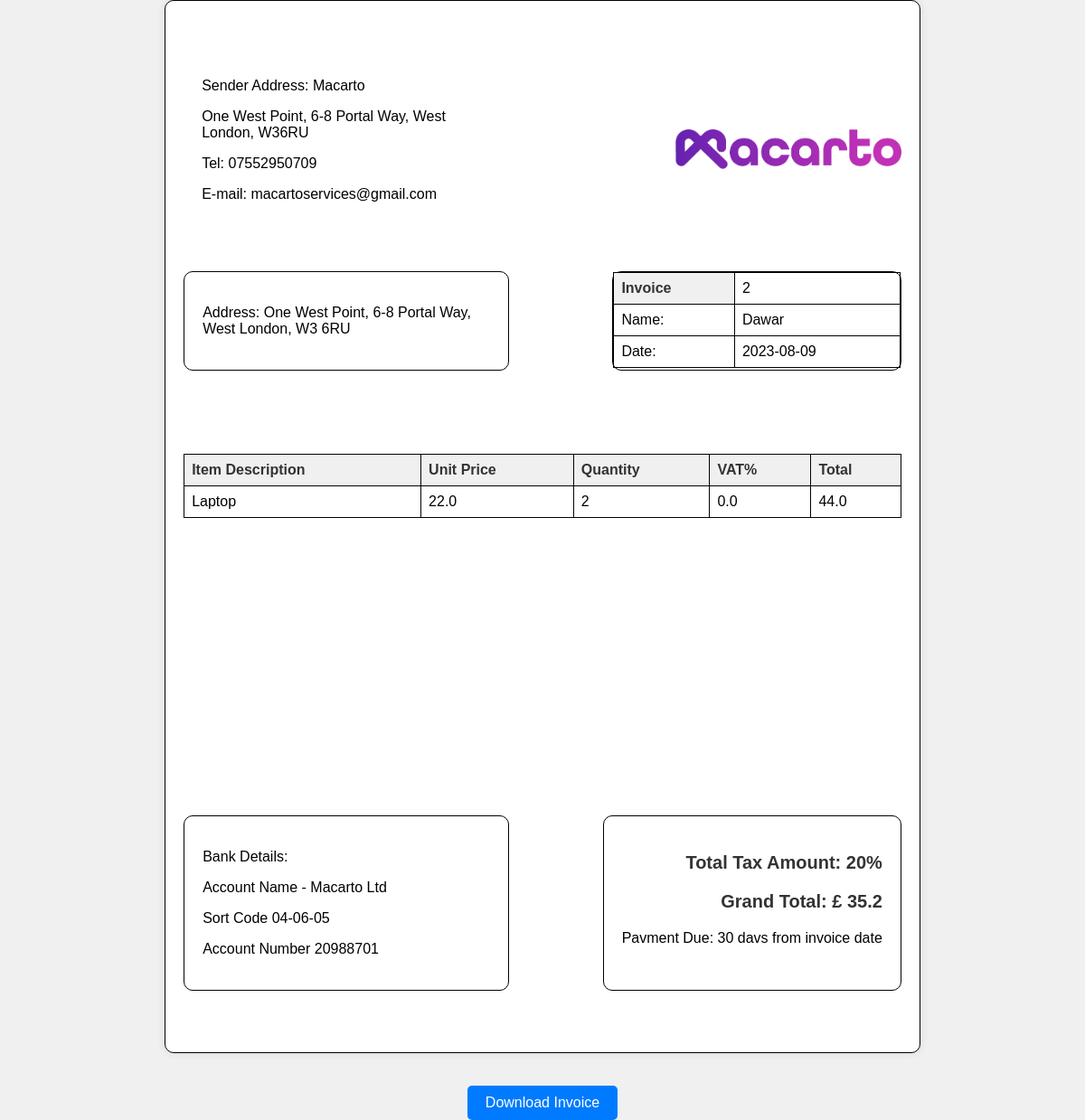
/invoice/2, run on the app's committed database.
### main.py (models this page shows)
class User(db.Model):
    id = db.Column(db.Integer, primary_key=True)
    name = db.Column(db.String(50))
    address = db.Column(db.String(200))

class Invoice(db.Model):
    id = db.Column(db.Integer, primary_key=True)
    user_id = db.Column(db.Integer, db.ForeignKey('user.id'))
    date = db.Column(db.DateTime)
    user = db.relationship('User', backref=db.backref('invoices', lazy=True))
    items = db.relationship('InvoiceItem', backref='invoice', lazy=True)

class InvoiceItem(db.Model):
    id = db.Column(db.Integer, primary_key=True)
    invoice_id = db.Column(db.Integer, db.ForeignKey('invoice.id'))
    description = db.Column(db.String(200))
    unit_price = db.Column(db.Float)
    quantity = db.Column(db.Integer)
    vat_percentage = db.Column(db.Float)

### main.py (the view)
@app.route('/invoice/<int:invoice_id>')
def view_invoice(invoice_id):
    invoice = Invoice.query.get(invoice_id)
    grand_total = 0
    for item in invoice.items:
        total = item.unit_price * item.quantity
        total += total * (item.vat_percentage / 100)
        tax=total*0.2
        grand_total += total-tax
    return render_template('invoice.html', invoice=invoice, grand_total=grand_total)

### templates/invoice.html (shortened to what this page needs)
<!DOCTYPE html>
<html>
<head>
</head>
<body>
    <div class="container">
        <div class="invoice-header">
            <div class="address">
                <p class="right-info">Sender Address: Macarto</p>
                <p class="right-info">One West Point, 6-8 Portal Way, West London, W36RU</p>
                <p class="right-info">Tel: 07552950709</p>
                <p class="right-info">E-mail: macartoservices@gmail.com</p>
            </div>
            <div class="logo-container">
                <img class="logo" src="{{ url_for('static', filename='Logo.png') }}" alt="Logo">
            </div>
        </div>
        <div class="invoice-info">
            <div class="left-info">
                <p>Address: {{ invoice.user.address }}</p>
            </div>
            <div class="right-info">
                <table>
                    <tr>
                        <th>Invoice</th>
                        <td>{{ invoice.id }}</td>
                    </tr>
                    <tr>
                        <td>Name:</td>
                        <td>{{ invoice.user.name }}</td>
                    </tr>
                    <tr>
                        <td>Date:</td>
                        <td>{{ invoice.date.strftime('%Y-%m-%d') }}</td>
                    </tr>
                </table>
            </div>
        </div>
<br/>
<br/>
<br/>
<br/>
        <table>
            <tr style="border: black;">
                <th>Item Description</th>
                <th>Unit Price</th>
                <th>Quantity</th>
                <th>VAT%</th>
                <th>Total</th>
            </tr>
            {% for item in invoice.items %}
            <tr>
                <td>{{ item.description }}</td>
                <td>{{ item.unit_price }}</td>
                <td>{{ item.quantity }}</td>
                <td>{{ item.vat_percentage }}</td>
                <td>{{ item.unit_price * item.quantity }}</td>
            </tr>
            {% endfor %}
        </table>
        <br/>
<br/>
<br/>
<br/><br/>
<br/>
<br/>
<br/><br/>
<br/>
<br/>
<br/>
<br/>
<br/>
<br/>
<br/>
        <div class="invoice-footer">
            <div class="left-info" style="border: 1px solid #000; border-radius: 10px; padding: 20px; width: 40%;">
                <p>Bank Details:</p>
                <p>Account Name - Macarto Ltd</p>
                <p>Sort Code 04-06-05</p>
                <p>Account Number 20988701</p>
            </div>
            <div class="right-info" style="border: 1px solid #000; border-radius: 10px; padding: 20px; ">
                <p class="grand-total">Total Tax Amount: 20%</p>
                <p class="grand-total">Grand Total: £   {{ grand_total }}</p>
                <p>Pavment Due: 30 davs from invoice date</p>
            </div>
        </div>
        <br/>
    </div>
    <br/>
    <br/>
    <div class="center">
        <a href="{{ url_for('download_invoice', invoice_id=invoice.id) }}" class="download-link">Download Invoice</a>
    </div>
</body>
</html>

### templates/invoice.html (style rules this page uses)
body { font-family: Arial, sans-serif; margin: 0; padding: 0; background-color: #f0f0f0; }
.logo { width: 250px; height: auto; }
.container { display: flex; flex-direction: column; justify-content: center; align-items: flex-start; margin: 0 auto; padding: 20px; background-color: #fff; box-shadow: 0px 0px 10px rgba(0, 0, 0, 0.1); border-radius: 10px; border: 1px solid #000; width: 210mm; height: 297mm; }
.address, .bank-details { width: 40%; padding: 20px; margin-bottom: 20px; border-radius: 10px; }
.invoice-info { display: flex; justify-content: space-between; margin-bottom: 20px; width: 100%; }
.invoice-info .left-info { padding: 20px; width: 40%; border-color: black; border-radius: 10px; border: 1px solid #000; }
.invoice-info .right-info { text-align: right; border-radius: 10px; border: 1px solid #000; width: 40%; }
table { border-collapse: collapse; width: 100%; }
th, td { border: 1px solid black; padding: 8px; text-align: left; }
th { background-color: #f2f2f2; }
table th, table td { padding: 8px; text-align: left; }
table th { background-color: #f0f0f0; color: #333; }
.grand-total { text-align: right; font-size: 20px; font-weight: bold; color: #333; }
.download-link { display: inline-block; padding: 10px 20px; color: #fff; background-color: #007bff; text-decoration: none; border-radius: 5px; transition: background-color 0.3s ease; }
.invoice-footer { display: flex; justify-content: space-between; width: 100%; }
.invoice-header { display: flex; justify-content: space-between; align-items: center; width: 100%; margin-bottom: 20px; }
.invoice-header .logo-container { display: flex; align-items: center; }
.center { text-align: center; }

### data on the page
User: user.address "One West Point, 6-8 Portal Way, West London, W3 6RU", user.name "Dawar"
Invoice: id "2", date "2023-08-09"
InvoiceItem: description "Laptop", unit_price "22.0", quantity "2", vat_percentage "0.0", item.unit_price*item.quantity "44.0"

### other printed values
{{ grand_total }} "35.2"
